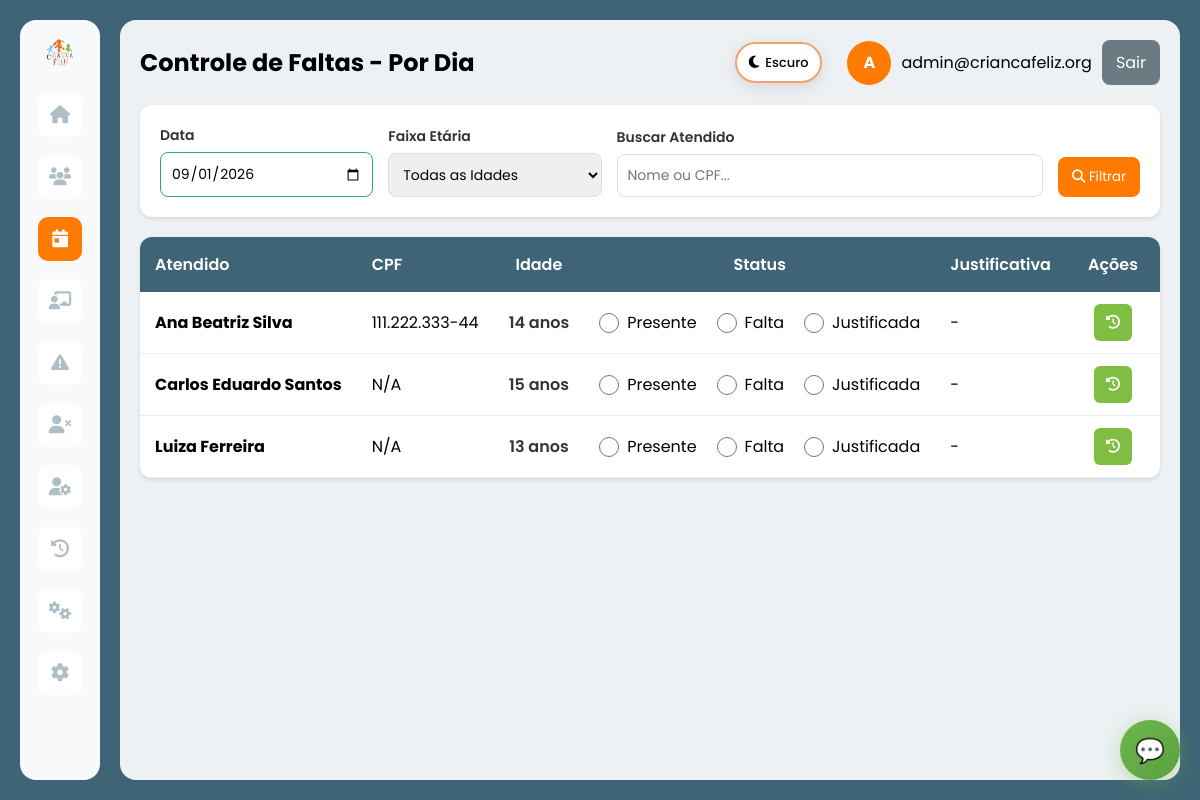
The app's page /faltas.php (signed in) with its own data.
### tables this page shows
CREATE TABLE IF NOT EXISTS `atendido` (
  `idatendido` int(11) NOT NULL,
  `status` varchar(20) DEFAULT NULL,
  `data_cadastro` date DEFAULT NULL,
  `data_acolhimento` date DEFAULT NULL,
  `nome` varchar(100) DEFAULT NULL,
  `data_nascimento` date DEFAULT NULL,
  `faixa_etaria` varchar(20) DEFAULT NULL,
  `cpf` varchar(14) DEFAULT NULL,
  `rg` varchar(20) DEFAULT NULL,
  `endereco` varchar(255) DEFAULT NULL,
  `foto` varchar(255) DEFAULT NULL,
  `id_responsavel` int(11) DEFAULT NULL
);

### app/Controllers/BaseController.php (called while the page is built, shortened)
<?php
class BaseController {
    protected $authService;
    public function __construct() {
        $this->authService = new AuthService();
    }
    protected function renderWithLayout($layout, $view, $data = []) {
        $data['currentUser'] = $this->authService->getCurrentUser();
        $data['isLoggedIn'] = $this->authService->isLoggedIn();
        $data['old_input'] = $_SESSION['old_input'] ?? [];
        view($view, $data);
    }
    protected function getParam($key, $default = null) {
        return $_REQUEST[$key] ?? $default;
    }
    protected function requireAuth() {
        $this->authService->requireAuth();
    }
}

### app/Controllers/FaltasController.php (called while the page is built, shortened)
<?php
class FaltasController extends BaseController {
    private $desligamentoDB;
    public function __construct() {
        $this->desligamentoDB = new DesligamentoDB();
    }
    public function index() {
        try {
            $data = $this->getParam('data', date('Y-m-d'));
            $search = $this->getParam('search', '');
            $faixaEtaria = $this->getParam('faixa_etaria', '');
            $acolhimentoModel = new AcolhimentoDB();
            $atendidos = $acolhimentoModel->findAll();
            $atendidosAtivos = [];
            foreach ($atendidos as $atendido) {
                $id = $atendido['idatendido'] ?? $atendido['id'];
                if (!$this->desligamentoDB->isDesligado($id)) {
                    $atendidosAtivos[] = $atendido;
                }
            }
            $viewData = [
                'title' => 'Controle de Faltas - Por Dia',
                'pageTitle' => 'Controle de Faltas - Por Dia',
                'data' => $data,
                'atendidos' => array_values($atendidosAtivos),
                'search' => $search,
                'faixa_etaria' => $faixaEtaria,
                'csrf_token' => $this->generateCSRF(),
                'messages' => $this->getFlashMessages()
            ];
            $this->renderWithLayout('main', 'faltas/dia', $viewData);
        } catch (Exception $e) {
            $this->handleException($e);
        }
    }
}

### app/Config/Database.php (called while the page is built, shortened)
<?php
class Database {
    private static $host = null;
    private static $dbname = null;
    private static $username = null;
    private static $password = null;
    private static $port = null;
    private static $charset = 'utf8mb4';
    private static $pdo = null;
    private static function initConfig() {
        if (self::$host === null) {
            self::$host = getenv('DB_HOST') ?: 'localhost';
            self::$port = getenv('DB_PORT') ?: '3306';
            self::$dbname = getenv('DB_DATABASE') ?: (getenv('DB_NAME') ?: 'criancafeliz_db');
            self::$username = getenv('DB_USERNAME') ?: (getenv('DB_USER') ?: 'criancafeliz_criancafeliz');
            self::$password = getenv('DB_PASSWORD') !== false ? getenv('DB_PASSWORD') : 'Windows10@';
        }
    }
    public static function getConnection() {
        if (self::$pdo === null) {
            try {
                $dsn = "mysql:host=" . self::$host . ";port=" . self::$port . ";dbname=" . self::$dbname . ";charset=" . self::$charset;
                $options = [
                    PDO::ATTR_ERRMODE            => PDO::ERRMODE_EXCEPTION,
                    PDO::ATTR_DEFAULT_FETCH_MODE => PDO::FETCH_ASSOC,
                    PDO::ATTR_EMULATE_PREPARES   => false,
                    PDO::MYSQL_ATTR_INIT_COMMAND => "SET NAMES utf8mb4"
                ];
                self::$pdo = new PDO($dsn, self::$username, self::$password, $options);
            } catch (PDOException $e) {
                error_log('❌ ERRO ao conectar ao banco: ' . $e->getMessage());
                throw new Exception('Erro ao conectar ao banco de dados: ' . $e->getMessage());
            }
        }
        return self::$pdo;
    }
}

### app/Models/BaseModelDB.php (called while the page is built, shortened)
<?php
abstract class BaseModelDB {
    protected $table;
    protected $pdo;
    public function __construct($table, $primaryKey = 'id') {
        $this->table = $table;
        $this->pdo = Database::getConnection();
    }
    public function all() {
        $stmt = $this->pdo->query("SELECT * FROM {$this->table}");
        return $stmt->fetchAll();
    }
    public function findAll() {
        return $this->all();
    }
}

### app/Views/faltas/dia.php (the view, shortened to what this page needs)
<div class="filtros-container">
    <form method="GET" action="faltas.php">
        <div class="filtros-row">
            <div class="form-group">
                <label>Data</label>
                <input type="date" name="data" value="<?php echo htmlspecialchars($data); ?>" required>
            </div>
            <div class="form-group">
                <label>Faixa Etária</label>
                <select name="faixa_etaria" onchange="this.form.submit()">
                    <option value="">Todas as Idades</option>
                </select>
            </div>
            <div class="form-group">
                <label>Buscar Atendido</label>
                <input type="text" name="search" value="<?php echo htmlspecialchars($search); ?>" placeholder="Nome ou CPF...">
            </div>
            <button type="submit" class="btn">
                <i class="fas fa-search"></i> Filtrar
            </button>
        </div>
    </form>
</div>
<div class="tabela-frequencia">
    <table>
        <thead>
            <tr>
                <th>Atendido</th>
                <th>CPF</th>
                <th style="text-align: center;">Idade</th>
                <th style="text-align: center;">Status</th>
                <th>Justificativa</th>
                <th style="text-align: center;">Ações</th>
            </tr>
        </thead>
        <tbody>
            <?php if (empty($atendidos)): ?>
                <tr>
                    <td colspan="6">
                        <div class="empty-state">
                            <i class="fas fa-inbox"></i>
                            <p>Nenhum atendido encontrado</p>
                        </div>
                    </td>
                </tr>
            <?php else: ?>
                <?php foreach ($atendidos as $atendido): ?>
                    <?php
                        $id = $atendido['idatendido'] ?? $atendido['id'];
                        $frequencia = $atendido['frequencia'];
                        $status = $frequencia['status'] ?? null;
                        $statusPresente = ($status === 'P');
                        $statusFalta = ($status === 'F');
                        $statusJustificada = ($status === 'J');
                    ?>
                    <tr data-atendido-id="<?php echo $id; ?>">
                        <td><strong><?php echo htmlspecialchars($atendido['nome']); ?></strong></td>
                        <td><?php echo htmlspecialchars($atendido['cpf'] ?? 'N/A'); ?></td>
                        <td style="text-align: center;">
                            <span style="font-weight: 600; color:rgb(52, 52, 52);">
                                <?php echo $atendido['idade'] ?? 0; ?> anos
                            </span>
                        </td>
                        <td style="text-align: center;">
                            <div class="checkbox-container" style="justify-content: center;">
                                <div class="checkbox-item">
                                    <input type="radio"
                                           name="status_<?php echo $id; ?>"
                                           value="P"
                                           <?php echo $statusPresente ? 'checked' : ''; ?>
                                           onchange="salvarFrequencia(<?php echo $id; ?>, 'P', '<?php echo $data; ?>')">
                                    <label> Presente</label>
                                </div>
                                <div class="checkbox-item">
                                    <input type="radio"
                                           name="status_<?php echo $id; ?>"
                                           value="F"
                                           <?php echo $statusFalta ? 'checked' : ''; ?>
                                           onchange="salvarFrequencia(<?php echo $id; ?>, 'F', '<?php echo $data; ?>')">
                                    <label> Falta</label>
                                </div>
                                <div class="checkbox-item">
                                    <input type="radio"
                                           name="status_<?php echo $id; ?>"
                                           value="J"
                                           <?php echo $statusJustificada ? 'checked' : ''; ?>
                                           onchange="abrirJustificativa(<?php echo $id; ?>, '<?php echo $data; ?>')">
                                    <label> Justificada</label>
                                </div>
                            </div>
                        </td>
                        <td>
                            <span id="just_<?php echo $id; ?>">
                                <?php echo !empty($frequencia['justificativa']) ? htmlspecialchars($frequencia['justificativa']) : '-'; ?>
                            </span>
                        </td>
                        <td style="text-align: center;">
                            <a href="faltas.php?action=historico&id=<?php echo $id; ?>" class="btn-icon" title="Ver Histórico">
                                <i class="fas fa-history"></i>
                            </a>
                        </td>
                    </tr>
                <?php endforeach; ?>
            <?php endif; ?>
        </tbody>
    </table>
</div>

### css/style.css (style rules this page uses)
* { margin: 0; padding: 0; box-sizing: border-box; font-family: 'Poppins', sans-serif; }
body { font-family: 'Poppins', sans-serif; }
html { font-family: 'Poppins', sans-serif; }
.fa, .fas, .far, .fal, .fab, i.fa, i.fas, i.far, i.fal, i.fab { font-family: "Font Awesome 6 Free" !important; font-style: normal !important; font-weight: 900 !important; }
:root { --bg-primary: #ffffff; --bg-secondary: #f8f9fa; --bg-tertiary: #edf1f3; --text-primary: #000000; --text-secondary: #333333; --text-muted: #999999; --border-color: #f0a36b; --input-bg: #ffffff; --card-bg: #ffffff; --shadow: rgba(0, 0, 0, 0.15); --shadow-light: rgba(0, 0, 0, 0.1); --primary-green: #6fb64f; --primary-orange: #f0a36b; --primary-orange-hover: #d98242; --error-bg: #fee; --error-border: #fcc; --error-text: #c33; }
body { font-family: 'Poppins', sans-serif; background: var(--bg-primary); color: var(--text-primary); min-height: 100vh; margin: 0; padding: 0; transition: background-color 0.3s ease, color 0.3s ease; }
input[required], textarea[required], select[required] { position: relative; }
input[required]:valid, textarea[required]:valid, select[required]:valid { border-color: #27ae60; }
td { white-space: nowrap; }
th[style*="width:160px"], td:last-child { width: 160px; text-align: center; }

### app/Views/layouts/main.php (style rules this page uses)
* { font-family: 'Poppins', sans-serif; }
.fa, .fas, .far, .fal, .fab { font-family: "Font Awesome 6 Free" !important; }
body { background: #3E6475; margin: 0; padding: 0; font-family: 'Poppins', sans-serif; }
.btn { background: #ff7a00; color: #fff; border: none; padding: 10px 14px; border-radius: 8px; cursor: pointer; text-decoration: none; display: inline-block; font-family: 'Poppins', sans-serif; }
input, select, textarea, button { font-family: 'Poppins', sans-serif; }
h1, h2, h3, h4, h5, h6, p, span, div, a, label { font-family: 'Poppins', sans-serif; }
i.fa, i.fas, i.far, i.fal, i.fab { font-family: "Font Awesome 6 Free" !important; font-style: normal; }

### app/Views/faltas/dia.php (style rules this page uses)
.filtros-container { background: #fff; padding: 20px; border-radius: 12px; margin-bottom: 20px; box-shadow: 0 2px 4px rgba(0,0,0,0.1); }
.filtros-row { display: grid; grid-template-columns: 1fr 1fr 2fr auto; gap: 15px; align-items: end; }
.form-group { display: flex; flex-direction: column; gap: 6px; }
.form-group label { font-weight: 600; font-size: 14px; color: #333; }
.form-group input, .form-group select { padding: 10px; border: 1px solid #ddd; border-radius: 8px; font-size: 14px; }
.tabela-frequencia { background: #fff; border-radius: 12px; overflow: hidden; box-shadow: 0 2px 4px rgba(0,0,0,0.1); }
.tabela-frequencia table { width: 100%; border-collapse: collapse; }
.tabela-frequencia th { background: #3E6475; color: #fff; padding: 15px; text-align: left; font-weight: 600; }
.tabela-frequencia td { padding: 12px 15px; border-bottom: 1px solid #eee; }
.checkbox-container { display: flex; gap: 20px; align-items: center; }
.checkbox-item { display: flex; align-items: center; gap: 8px; cursor: pointer; }
.checkbox-item input[type="checkbox"], .checkbox-item input[type="radio"] { width: 20px; height: 20px; cursor: pointer; }
.btn-icon { padding: 8px 12px; border: none; border-radius: 6px; cursor: pointer; font-size: 14px; background:#80BE43; color: #fff; text-decoration: none; display: inline-block; }

### records on screen
atendido: nome "Ana Beatriz Silva", cpf "111.222.333-44", idade "14"
atendido: nome "Carlos Eduardo Santos", cpf "N/A", idade "15"
atendido: nome "Luiza Ferreira", cpf "N/A", idade "13"

### other values on screen
$pageTitle "Controle de Faltas - Por Dia"
substr($currentUser['name'] ?? 'U', 0, 1) "A"
$currentUser['email'] "admin@criancafeliz.org"
